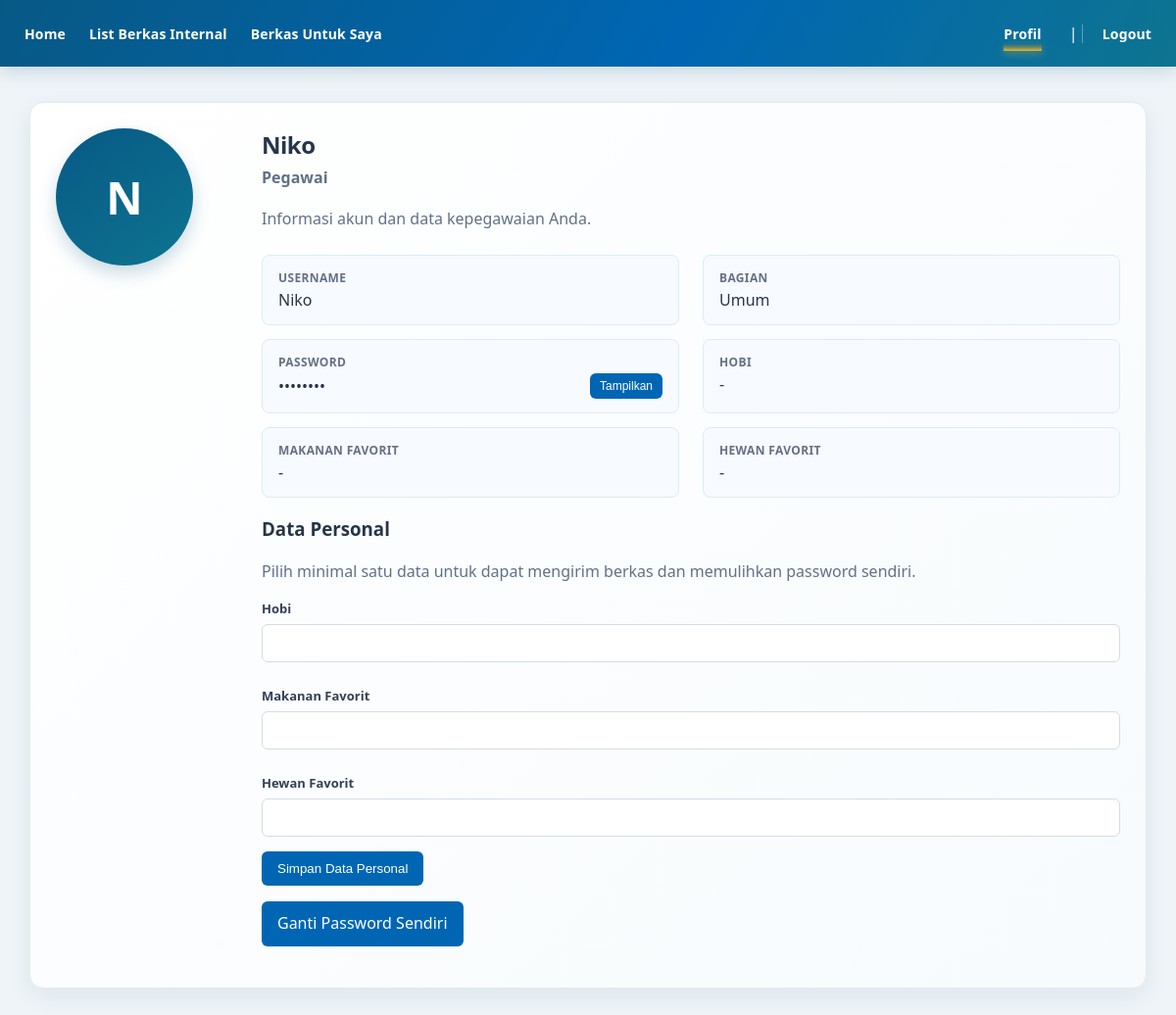
The page /index.php?aksi=profile (signed in) on the database its author committed.
### tables this page shows
CREATE TABLE `user` (
  `id_user` int NOT NULL,
  `nama` varchar(50) NOT NULL,
  `username` varchar(50) NOT NULL,
  `password` varchar(255) NOT NULL,
  `bagian` varchar(50) NOT NULL,
  `role` enum('admin','pegawai') NOT NULL,
  `hobi` varchar(100) DEFAULT NULL,
  `makanan_favorit` varchar(100) DEFAULT NULL,
  `hewan_favorit` varchar(100) DEFAULT NULL
);

### controller/HomeController.php (called while the page is built, shortened)
<?php
require_once "model/User.php";
class HomeController {
    public function profile() {
        $model = new User();
        $data = $model->ambilUser($_SESSION['id_user']);
        require_once "views/profile.php";
    }
}
?>

### config/Koneksi.php (called while the page is built, shortened)
<?php
class Koneksi {
    public function getKoneksi() {
        $koneksi = new mysqli("localhost", "root", "", "e-berkas");
        return $koneksi;
    }
}
?>

### model/User.php (called while the page is built, shortened)
<?php
require_once "config/Koneksi.php";
class User {
    private $conn;
    public function __construct() {
        $db = new Koneksi();
        $this->conn = $db->getKoneksi();
        $this->pastikanKolomPersonal();
        $this->hapusKolomTidakTerpakai();
    }
    private function pastikanKolomPersonal() {
        $kolomPersonal = [
            'hobi' => 'VARCHAR(100) DEFAULT NULL',
            'makanan_favorit' => 'VARCHAR(100) DEFAULT NULL',
            'hewan_favorit' => 'VARCHAR(100) DEFAULT NULL'
        ];
        foreach ($kolomPersonal as $namaKolom => $definisi) {
            $namaKolomAman = $this->conn->real_escape_string($namaKolom);
            $cekKolom = $this->conn->query(
                "SHOW COLUMNS FROM `user` LIKE '$namaKolomAman'"
            );
        }
    }
    private function hapusKolomTidakTerpakai() {
        foreach (['email', 'no_tlp'] as $namaKolom) {
            $namaKolomAman = $this->conn->real_escape_string($namaKolom);
            $cekKolom = $this->conn->query(
                "SHOW COLUMNS FROM `user` LIKE '$namaKolomAman'"
            );
        }
    }
    public function ambilUser($id_user) {
        $stmt = $this->conn->prepare("SELECT * FROM `user` WHERE id_user = ?");
        $stmt->bind_param("i", $id_user);
        $stmt->execute();
        return $stmt->get_result()->fetch_assoc();
    }
}
?>

### views/profile.php (the view, shortened to what this page needs)
<!DOCTYPE html>
<html>
<head>
    <link rel="stylesheet" href="views/css/style.css?v=3">
</head>
<body>
    <div class="navbar">
        <a href="index.php?aksi=home">Home</a>
        <a href="index.php?aksi=berkas">List Berkas Internal</a>
        <a href="index.php?aksi=penerima">Berkas Untuk Saya</a>
        <span>
            <a class="active" aria-current="page" href="index.php?aksi=profile">Profil</a> |
            <a href="index.php?aksi=logout">Logout</a>
        </span>
    </div>
    <div class="container">
        <div class="box profile-card">
            <div class="profile-avatar">
                <?php echo strtoupper(substr($data['nama'], 0, 1)); ?>
            </div>
            <div class="profile-intro">
                <h2><?php echo htmlspecialchars($data['nama']); ?></h2>
                <p class="profile-role">
                    <?php echo htmlspecialchars(ucfirst($data['role'])); ?>
                </p>
                <p>Informasi akun dan data kepegawaian Anda.</p>
                <div class="profile-details">
                    <div class="profile-detail">
                        <strong>Username</strong>
                        <span><?php echo htmlspecialchars($data['username']); ?></span>
                    </div>
                    <div class="profile-detail">
                        <strong>Bagian</strong>
                        <span><?php echo htmlspecialchars($data['bagian']); ?></span>
                    </div>
                    <div class="profile-detail password-detail">
                        <strong>Password</strong>
                        <div class="password-row">
                            <span id="passwordValue" data-password="<?php echo htmlspecialchars($data['password'], ENT_QUOTES, 'UTF-8'); ?>">••••••••</span>
                            <button type="button" class="password-toggle" onclick="togglePassword()">Tampilkan</button>
                        </div>
                    </div>
                    <div class="profile-detail">
                        <strong>Hobi</strong>
                        <span><?php echo htmlspecialchars($data['hobi'] ?? '-'); ?></span>
                    </div>
                    <div class="profile-detail">
                        <strong>Makanan Favorit</strong>
                        <span><?php echo htmlspecialchars($data['makanan_favorit'] ?? '-'); ?></span>
                    </div>
                    <div class="profile-detail">
                        <strong>Hewan Favorit</strong>
                        <span><?php echo htmlspecialchars($data['hewan_favorit'] ?? '-'); ?></span>
                    </div>
                </div>
                <div class="profile-edit">
                    <h3>Data Personal</h3>
                    <p>Pilih minimal satu data untuk dapat mengirim berkas dan memulihkan password sendiri.</p>
                    <form action="index.php?aksi=prosesDataPersonal" method="POST">
                        <label>Hobi</label>
                        <input type="text" name="hobi" value="<?php echo htmlspecialchars($data['hobi'] ?? ''); ?>">
                        <label>Makanan Favorit</label>
                        <input type="text" name="makanan_favorit" value="<?php echo htmlspecialchars($data['makanan_favorit'] ?? ''); ?>">
                        <label>Hewan Favorit</label>
                        <input type="text" name="hewan_favorit" value="<?php echo htmlspecialchars($data['hewan_favorit'] ?? ''); ?>">
                        <button type="submit">Simpan Data Personal</button>
                    </form>
                </div>
                <p>
                    <a class="btn" href="index.php?aksi=gantiPassword">Ganti Password Sendiri</a>
                </p>
            </div>
        </div>
    </div>
</body>
</html>

### views/css/style.css (style rules this page uses)
* { box-sizing: border-box; }
body { margin: 0; font-family: "Segoe UI", Arial, sans-serif; background: #eef4f8; color: #26364a; animation: muncul 0.5s ease; }
.navbar { display: flex; align-items: center; min-height: 68px; background: linear-gradient(120deg, #075985, #0066b3 58%, #0e7490); padding: 16px max(25px, calc((100% - 1200px) / 2)); color: white; box-shadow: 0 4px 18px rgba(8, 73, 107, 0.18); }
.navbar a { display: inline-block; color: white; text-decoration: none; margin-right: 24px; font-size: 14px; font-weight: 600; letter-spacing: 0.01em; position: relative; z-index: 1; transition: transform 0.2s ease, opacity 0.2s ease; }
.navbar a.active { color: #fbbf24 opacity: 1; }
.navbar a.active::after { content: ""; position: absolute; bottom: -8px; left: 0; right: 0; height: 8px;/ border-radius: 6px; background: linear-gradient( to top, rgba(251, 191, 36, 0.9) 0%, rgba(245, 158, 11, 0.4) 50%, rgba(251, 191, 36, 0) 100% ); box-shadow: 0 3px 8px rgba(251, 191, 36, 0.3); }
.navbar span { margin-left: auto; }
.navbar span a:last-child { margin-right: 0; padding-left: 20px; border-left: 1px solid rgba(255, 255, 255, 0.35); }
.container { padding: 36px 30px 48px; max-width: 1200px; margin: auto; }
.box { background: white; padding: 26px; border: 1px solid #e1eaf1; border-radius: 14px; box-shadow: 0 8px 24px rgba(25, 61, 87, 0.07); animation: naik 0.6s ease; }
.box h2 { margin-top: 0; margin-bottom: 10px; font-size: 24px; letter-spacing: -0.02em; }
.box p { color: #607286; line-height: 1.6; }
form label { display: block; margin-top: 10px; color: #344054; font-size: 13px; font-weight: 700; }
input,select, textarea { width: 100%; padding: 11px; margin: 7px 0 15px; border: 1px solid #d5dce5; border-radius: 6px; background: #fff; transition: 0.3s; }
button, .btn { display: inline-block; padding: 10px 16px; background: #0066b3; color: white; border: none; text-decoration: none; border-radius: 6px; cursor: pointer; transition: 0.3s; }
a { color: #0066b3; transition: 0.2s; }
.profile-card { display: grid; grid-template-columns: 180px 1fr; gap: 30px; align-items: start; background: linear-gradient(135deg, #ffffff 0%, #f7fbfd 100%); }
.profile-avatar { display: grid; width: 140px; height: 140px; place-items: center; color: white; font-size: 46px; font-weight: 700; background: linear-gradient(145deg, #075985, #0e7490); box-shadow: 0 8px 18px rgba(7, 89, 133, 0.22); border-radius: 50%; }
.profile-intro h2 { margin-bottom: 5px; }
.profile-role { margin-top: 0; color: #0066b3; font-weight: 600; }
.profile-details { display: grid; grid-template-columns: repeat(2, minmax(0, 1fr)); gap: 14px 24px; margin-top: 24px; }
.profile-detail { padding: 14px 16px; background: #f7faff; border: 1px solid #e0eaf5; border-radius: 8px; }
.profile-detail strong, .profile-detail span { display: block; }
.profile-detail strong { margin-bottom: 3px; color: #667085; font-size: 12px; font-weight: 600; letter-spacing: 0.03em; text-transform: uppercase; }
.profile-detail span { color: #26364a; overflow-wrap: anywhere; }
.password-row { display: flex; align-items: center; justify-content: space-between; gap: 12px; }
.password-row > span { min-width: 0; overflow: hidden; text-overflow: ellipsis; white-space: nowrap; }
.password-toggle { flex-shrink: 0; padding: 6px 10px; font-size: 12px; }
h1, h2, h3 { color: #26364a; }

### rows shown on the page
user: nama "N", nama "Niko", role "Pegawai", username "Niko", bagian "Umum", hobi "-", makanan_favorit "-", hewan_favorit "-"
